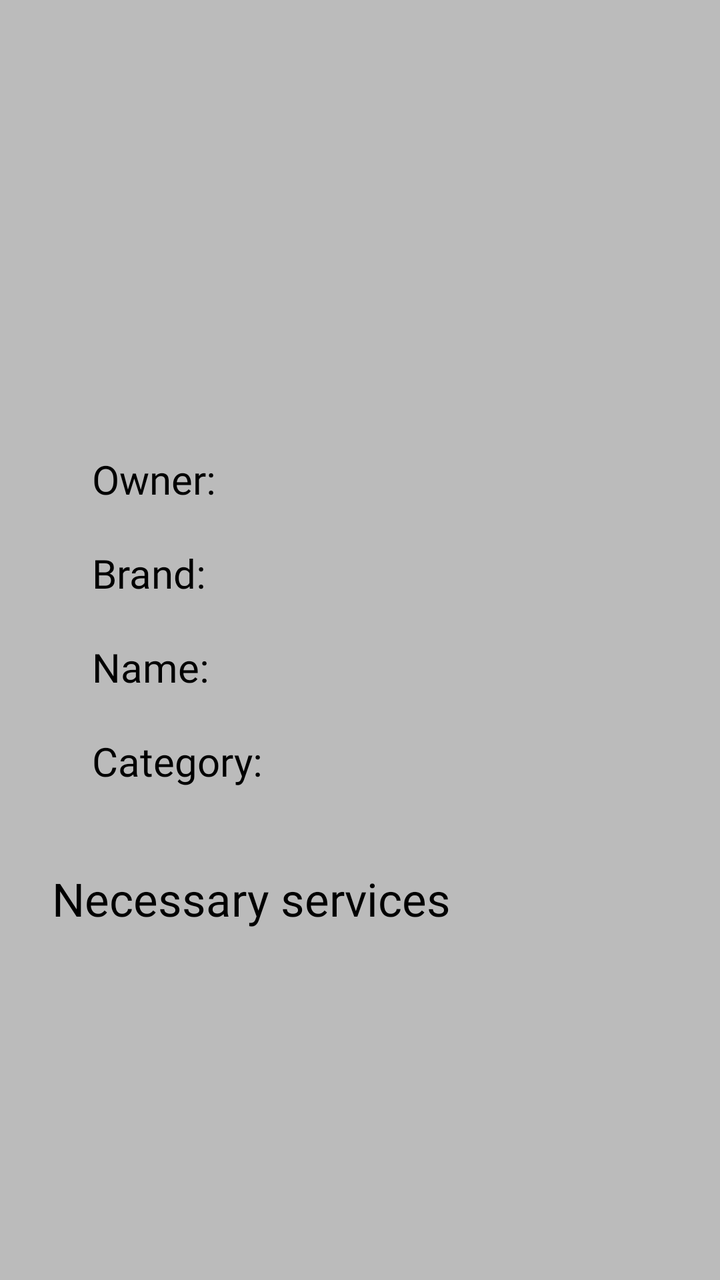
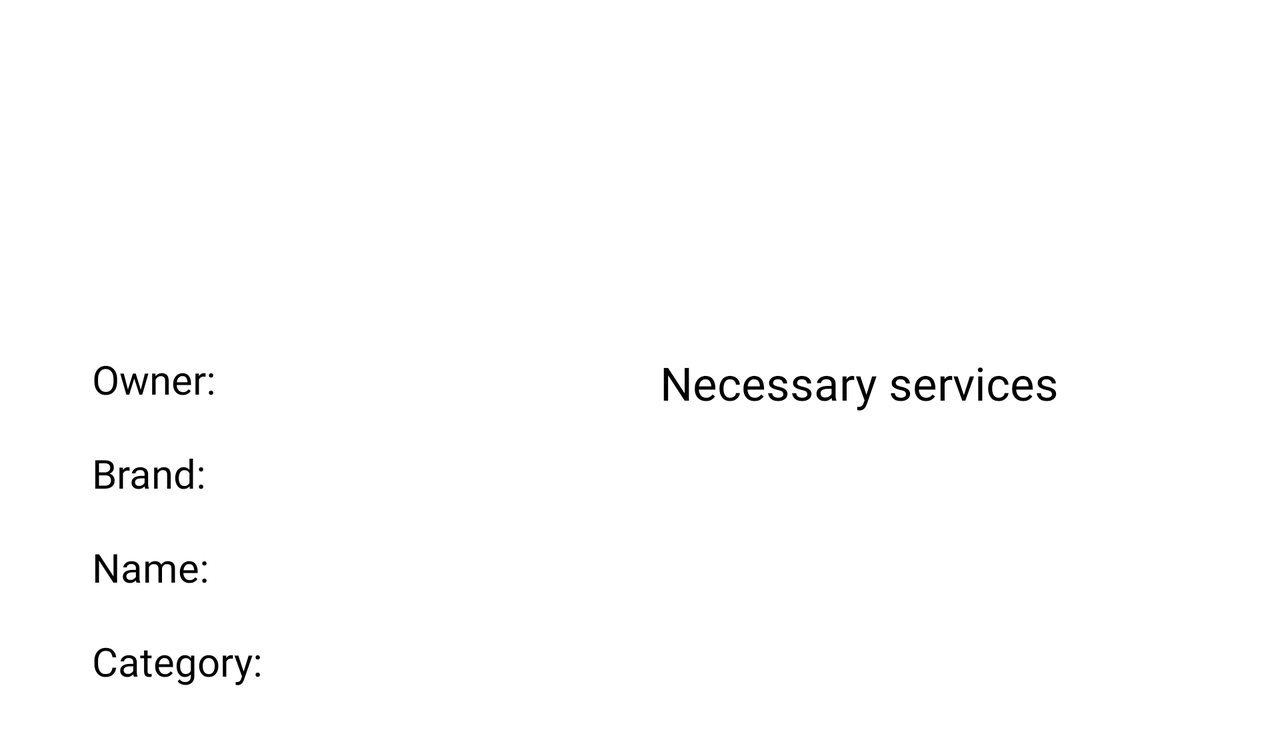

One screen, two layout resources from the same app: the default and the repository's alternative for another configuration. Each is rendered where Android would select it; the XML of both is given below.
<!-- AndroidManifest.xml: application theme Theme.BikeRepair -->
<!-- res/layout/detail_activity.xml -->
<?xml version="1.0" encoding="utf-8"?>
<ScrollView
    xmlns:android="http://schemas.android.com/apk/res/android"
    android:layout_width="match_parent"
    android:layout_height="match_parent"
    android:fillViewport="true">

    <LinearLayout
        xmlns:tools="http://schemas.android.com/tools"
        android:layout_width="match_parent"
        android:layout_height="wrap_content"
        android:orientation="vertical"
        android:padding="16dp"
        android:background="?attr/colorAccent">

        <ImageView
            android:id="@+id/imgBicycle"
            android:layout_width="200dp"
            android:layout_height="200dp"
            android:layout_gravity="center_horizontal">
        </ImageView>

        <LinearLayout
            android:layout_width="match_parent"
            android:layout_height="wrap_content"
            style="@style/bicycleDetailsLayout">

            <TextView
                android:id="@+id/txtOwner"
                android:layout_width="0dp"
                android:layout_height="wrap_content"
                android:layout_weight="4"
                android:text="@string/owner"
                style="@style/bicycleDetailsDescription" />

            <TextView
                android:id="@+id/owner"
                android:layout_width="0dp"
                android:layout_height="wrap_content"
                android:layout_weight="5"
                style="@style/bicycleDetailsValue" />

        </LinearLayout>

        <LinearLayout
            android:layout_width="match_parent"
            android:layout_height="wrap_content"
            style="@style/bicycleDetailsLayout">


        <TextView
                android:id="@+id/txtBrand"
                android:layout_width="0dp"
                android:layout_height="wrap_content"
                android:layout_weight="4"
                android:text="@string/brand"
                style="@style/bicycleDetailsDescription" />

            <TextView
                android:id="@+id/brand"
                android:layout_width="0dp"
                android:layout_height="wrap_content"
                android:layout_weight="5"
                style="@style/bicycleDetailsValue" />

        </LinearLayout>

        <LinearLayout
            android:layout_width="match_parent"
            android:layout_height="wrap_content"
            style="@style/bicycleDetailsLayout">


        <TextView
                android:id="@+id/txtName"
                android:layout_width="0dp"
                android:layout_height="wrap_content"
                android:layout_weight="4"
                android:text="@string/name"
                style="@style/bicycleDetailsDescription" />

            <TextView
                android:id="@+id/name"
                android:layout_width="0dp"
                android:layout_height="wrap_content"
                android:layout_weight="5"
                style="@style/bicycleDetailsValue" />

        </LinearLayout>

        <LinearLayout
            android:layout_width="match_parent"
            android:layout_height="wrap_content"
            style="@style/bicycleDetailsLayout">


        <TextView
                android:id="@+id/txtCategory"
                android:layout_width="0dp"
                android:layout_height="wrap_content"
                android:layout_weight="4"
                android:text="@string/category"
                style="@style/bicycleDetailsDescription" />

            <TextView
                android:id="@+id/category"
                android:layout_width="0dp"
                android:layout_height="wrap_content"
                android:layout_weight="5"
                style="@style/bicycleDetailsValue" />

        </LinearLayout>

        <LinearLayout
            android:id="@+id/list_layout"
            android:layout_width="match_parent"
            android:layout_height="wrap_content"
            android:layout_marginTop="20dp"
            android:orientation="vertical">

            <TextView
                android:layout_width="match_parent"
                android:layout_height="wrap_content"
                style="@style/repairsDetailsTitle" />

            <ListView
                android:id="@+id/repair_list"
                android:layout_width="match_parent"
                android:layout_height="wrap_content"/>

        </LinearLayout>

    </LinearLayout>
</ScrollView>
<!-- resources referenced by this layout -->
<resources>
  <string name="brand">Brand:</string>
  <string name="category">Category:</string>
  <string name="name">Name:</string>
  <string name="owner">Owner:</string>
  <style name="bicycleDetailsDescription">
          <item name="android:layout_marginStart">20dp</item>
          <item name="android:fontFamily">@font/nunito_sans_semibold</item>
          <item name="android:textColor">?android:attr/textColor</item>
          <item name="android:textSize">20sp</item>
      </style>
  <style name="bicycleDetailsLayout">
          <item name="android:orientation">horizontal</item>
          <item name="android:padding">10dp</item>
      </style>
  <style name="bicycleDetailsValue">
          <item name="android:fontFamily">@font/nunito_sans_semibold</item>
          <item name="android:textColor">?android:attr/colorPrimary</item>
          <item name="android:textSize">20sp</item>
      </style>
  <style name="repairsDetailsTitle">
          <item name="android:textSize">23sp</item>
          <item name="android:padding">10dp</item>
          <item name="android:fontFamily">@font/nunito_sans_semibold</item>
          <item name="android:textColor">?android:attr/textColor</item>
          <item name="android:text">@string/repairsTitle</item>
      </style>
  <style name="Theme.BikeRepair" parent="Theme.MaterialComponents.DayNight.NoActionBar">
          <item name="colorPrimary">@color/orange</item>
          <item name="colorPrimaryDark">@color/gray700</item>
          <item name="colorAccent">@color/gray500</item>
  
          <item name="android:textColorPrimary">@color/gray900</item>
          <item name="android:textColor">@color/black</item>
          <item name="android:windowBackground">@color/white</item>
  
          <item name="android:statusBarColor">?attr/colorPrimary</item>
      </style>
  <string name="repairsTitle">Necessary services</string>
  <color name="orange">#FF6449</color>
  <color name="gray700">#FF6B6B6B</color>
  <color name="gray500">#FFBBBBBB</color>
  <color name="gray900">#FF353535</color>
  <color name="black">#FF000000</color>
  <color name="white">#FFFFFFFF</color>
</resources>
<!-- res/layout-land/detail_activity.xml (the repository's variant of the layout above) -->
<!-- drawn on the phone turned sideways -->
<?xml version="1.0" encoding="utf-8"?>
<ScrollView
    xmlns:android="http://schemas.android.com/apk/res/android"
    android:layout_width="match_parent"
    android:layout_height="match_parent"
    android:fillViewport="true">

    <LinearLayout
        xmlns:tools="http://schemas.android.com/tools"
        android:layout_width="match_parent"
        android:layout_height="wrap_content"
        android:orientation="vertical"
        android:padding="16dp">

        <ImageView
            android:id="@+id/imgBicycle"
            android:layout_width="250dp"
            android:layout_height="150dp"
            android:layout_gravity="center_horizontal">
        </ImageView>
        <LinearLayout
            android:layout_width="match_parent"
            android:layout_height="wrap_content"
            android:orientation="horizontal">
            <LinearLayout
                android:layout_width="0dp"
                android:layout_height="wrap_content"
                android:layout_weight="2"
                android:orientation="vertical">
                <LinearLayout
                    android:layout_width="match_parent"
                    android:layout_height="wrap_content"
                    style="@style/bicycleDetailsLayout">

                    <TextView
                        android:id="@+id/txtOwner"
                        android:layout_width="0dp"
                        android:layout_height="wrap_content"
                        android:layout_weight="3"
                        android:text="@string/owner"
                        style="@style/bicycleDetailsDescription" />

                    <TextView
                        android:id="@+id/owner"
                        android:layout_width="0dp"
                        android:layout_height="wrap_content"
                        android:layout_weight="4"
                        style="@style/bicycleDetailsValue" />

                </LinearLayout>

                <LinearLayout
                    android:layout_width="match_parent"
                    android:layout_height="wrap_content"
                    style="@style/bicycleDetailsLayout">


                    <TextView
                        android:id="@+id/txtBrand"
                        android:layout_width="0dp"
                        android:layout_height="wrap_content"
                        android:layout_weight="3"
                        android:text="@string/brand"
                        style="@style/bicycleDetailsDescription" />

                    <TextView
                        android:id="@+id/brand"
                        android:layout_width="0dp"
                        android:layout_height="wrap_content"
                        android:layout_weight="4"
                        style="@style/bicycleDetailsValue" />

                </LinearLayout>

                <LinearLayout
                    android:layout_width="match_parent"
                    android:layout_height="wrap_content"
                    style="@style/bicycleDetailsLayout">


                    <TextView
                        android:id="@+id/txtName"
                        android:layout_width="0dp"
                        android:layout_height="wrap_content"
                        android:layout_weight="3"
                        android:text="@string/name"
                        style="@style/bicycleDetailsDescription" />

                    <TextView
                        android:id="@+id/name"
                        android:layout_width="0dp"
                        android:layout_height="wrap_content"
                        android:layout_weight="4"
                        style="@style/bicycleDetailsValue" />

                </LinearLayout>

                <LinearLayout
                    android:layout_width="match_parent"
                    android:layout_height="wrap_content"
                    style="@style/bicycleDetailsLayout">


                    <TextView
                        android:id="@+id/txtCategory"
                        android:layout_width="0dp"
                        android:layout_height="wrap_content"
                        android:layout_weight="3"
                        android:text="@string/category"
                        style="@style/bicycleDetailsDescription" />

                    <TextView
                        android:id="@+id/category"
                        android:layout_width="0dp"
                        android:layout_height="wrap_content"
                        android:layout_weight="4"
                        style="@style/bicycleDetailsValue" />

                </LinearLayout>
            </LinearLayout>
            <LinearLayout
                android:id="@+id/list_layout"
                android:layout_width="0dp"
                android:layout_height="wrap_content"
                android:layout_weight="2"
                android:orientation="vertical">

                <TextView
                    android:layout_width="match_parent"
                    android:layout_height="wrap_content"
                    style="@style/repairsDetailsTitle" />

                <ListView
                    android:id="@+id/repair_list"
                    android:layout_width="match_parent"
                    android:layout_height="wrap_content"/>

            </LinearLayout>
        </LinearLayout>
    </LinearLayout>
</ScrollView>
